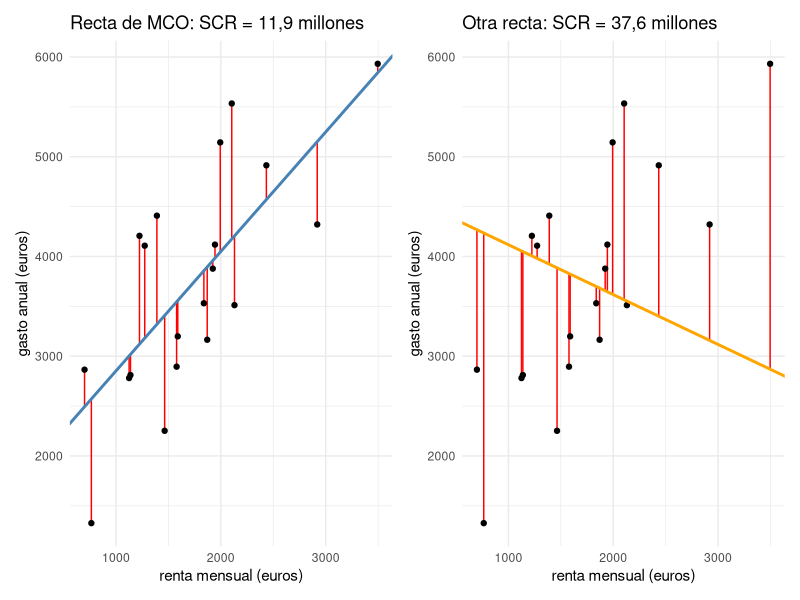

This chart was generated by the following R code:
## ---- chunk 1
#| fig-width: 9
#| fig-height: 3.6
library(tidyverse)
library(patchwork)
tienda <- read_csv("data/tienda.csv", show_col_types = FALSE)
set.seed(5)
sub <- tienda |> slice_sample(n = 20)
m <- lm(ventas ~ renta, data = sub)
b1 <- -0.5
b0 <- mean(sub$ventas) - b1 * mean(sub$renta)
sub <- sub |> mutate(pred = predict(m), otra = b0 + b1 * renta)
scr <- function(r) format(round(sum(r^2) / 1e6, 1), decimal.mark = ",", nsmall = 1)
g <- ggplot(sub, aes(renta, ventas)) +
  labs(x = "renta mensual (euros)", y = "gasto anual (euros)") + theme_minimal()
g1 <- g + geom_segment(aes(xend = renta, yend = pred), colour = "red") + geom_point() +
  geom_abline(intercept = coef(m)[1], slope = coef(m)[2], colour = "steelblue", linewidth = 1) +
  labs(title = paste0("Recta de MCO: SCR = ", scr(sub$ventas - sub$pred), " millones"))
g2 <- g + geom_segment(aes(xend = renta, yend = otra), colour = "red") + geom_point() +
  geom_abline(intercept = b0, slope = b1, colour = "orange", linewidth = 1) +
  labs(title = paste0("Otra recta: SCR = ", scr(sub$ventas - sub$otra), " millones"))
g1 + g2
